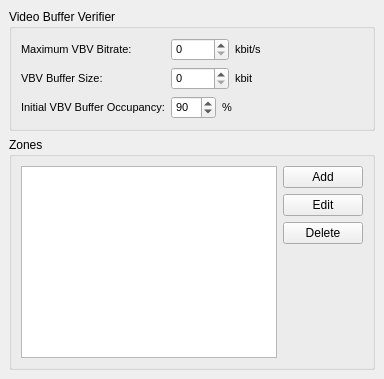
     <widget class="QWidget" name="tab_7" >
      <attribute name="title" >
       <string>Advanced</string>
      </attribute>
      <layout class="QVBoxLayout" >
       <property name="margin" >
        <number>9</number>
       </property>
       <property name="spacing" >
        <number>6</number>
       </property>
       <item>
        <widget class="QGroupBox" name="groupBox" >
         <property name="sizePolicy" >
          <sizepolicy>
           <hsizetype>5</hsizetype>
           <vsizetype>5</vsizetype>
           <horstretch>0</horstretch>
           <verstretch>0</verstretch>
          </sizepolicy>
         </property>
         <property name="title" >
          <string>Video Buffer Verifier</string>
         </property>
         <layout class="QVBoxLayout" >
          <property name="margin" >
           <number>9</number>
          </property>
          <property name="spacing" >
           <number>6</number>
          </property>
          <item>
           <layout class="QGridLayout" >
            <property name="margin" >
             <number>0</number>
            </property>
            <property name="spacing" >
             <number>6</number>
            </property>
            <item row="0" column="0" >
             <widget class="QLabel" name="label_9" >
              <property name="font" >
               <font>
                <family>MS Shell Dlg 2</family>
                <pointsize>8</pointsize>
                <weight>50</weight>
                <italic>false</italic>
                <bold>false</bold>
                <underline>false</underline>
                <strikeout>false</strikeout>
               </font>
              </property>
              <property name="text" >
               <string>Maximum VBV Bitrate:</string>
              </property>
             </widget>
            </item>
            <item row="2" column="0" >
             <widget class="QLabel" name="label_14" >
              <property name="font" >
               <font>
                <family>MS Shell Dlg 2</family>
                <pointsize>8</pointsize>
                <weight>50</weight>
                <italic>false</italic>
                <bold>false</bold>
                <underline>false</underline>
                <strikeout>false</strikeout>
               </font>
              </property>
              <property name="text" >
               <string>Initial VBV Buffer Occupancy:</string>
              </property>
             </widget>
            </item>
            <item row="1" column="1" >
             <layout class="QHBoxLayout" >
              <property name="margin" >
               <number>0</number>
              </property>
              <property name="spacing" >
               <number>6</number>
              </property>
              <item>
               <widget class="QSpinBox" name="vbvBufferSizeSpinBox" >
                <property name="font" >
                 <font>
                  <family>MS Shell Dlg 2</family>
                  <pointsize>8</pointsize>
                  <weight>50</weight>
                  <italic>false</italic>
                  <bold>false</bold>
                  <underline>false</underline>
                  <strikeout>false</strikeout>
                 </font>
                </property>
                <property name="maximum" >
                 <number>99999</number>
                </property>
               </widget>
              </item>
              <item>
               <widget class="QLabel" name="label_12" >
                <property name="font" >
                 <font>
                  <family>MS Shell Dlg 2</family>
                  <pointsize>8</pointsize>
                  <weight>50</weight>
                  <italic>false</italic>
                  <bold>false</bold>
                  <underline>false</underline>
                  <strikeout>false</strikeout>
                 </font>
                </property>
                <property name="text" >
                 <string>kbit</string>
                </property>
               </widget>
              </item>
              <item>
               <spacer>
                <property name="orientation" >
                 <enum>Qt::Horizontal</enum>
                </property>
                <property name="sizeHint" >
                 <size>
                  <width>40</width>
                  <height>20</height>
                 </size>
                </property>
               </spacer>
              </item>
             </layout>
            </item>
            <item row="2" column="1" >
             <layout class="QHBoxLayout" >
              <property name="margin" >
               <number>0</number>
              </property>
              <property name="spacing" >
               <number>6</number>
              </property>
              <item>
               <widget class="QSpinBox" name="vbvBufferOccupancySpinBox" >
                <property name="font" >
                 <font>
                  <family>MS Shell Dlg 2</family>
                  <pointsize>8</pointsize>
                  <weight>50</weight>
                  <italic>false</italic>
                  <bold>false</bold>
                  <underline>false</underline>
                  <strikeout>false</strikeout>
                 </font>
                </property>
                <property name="maximum" >
                 <number>100</number>
                </property>
                <property name="value" >
                 <number>90</number>
                </property>
               </widget>
              </item>
              <item>
               <widget class="QLabel" name="label_13" >
                <property name="font" >
                 <font>
                  <family>MS Shell Dlg 2</family>
                  <pointsize>8</pointsize>
                  <weight>50</weight>
                  <italic>false</italic>
                  <bold>false</bold>
                  <underline>false</underline>
                  <strikeout>false</strikeout>
                 </font>
                </property>
                <property name="text" >
                 <string>%</string>
                </property>
               </widget>
              </item>
              <item>
               <spacer>
                <property name="orientation" >
                 <enum>Qt::Horizontal</enum>
                </property>
                <property name="sizeHint" >
                 <size>
                  <width>40</width>
                  <height>20</height>
                 </size>
                </property>
               </spacer>
              </item>
             </layout>
            </item>
            <item row="0" column="1" >
             <layout class="QHBoxLayout" >
              <property name="margin" >
               <number>0</number>
              </property>
              <property name="spacing" >
               <number>6</number>
              </property>
              <item>
               <widget class="QSpinBox" name="vbvMaxBitrateSpinBox" >
                <property name="font" >
                 <font>
                  <family>MS Shell Dlg 2</family>
                  <pointsize>8</pointsize>
                  <weight>50</weight>
                  <italic>false</italic>
                  <bold>false</bold>
                  <underline>false</underline>
                  <strikeout>false</strikeout>
                 </font>
                </property>
                <property name="maximum" >
                 <number>99999</number>
                </property>
               </widget>
              </item>
              <item>
               <widget class="QLabel" name="label_10" >
                <property name="font" >
                 <font>
                  <family>MS Shell Dlg 2</family>
                  <pointsize>8</pointsize>
                  <weight>50</weight>
                  <italic>false</italic>
                  <bold>false</bold>
                  <underline>false</underline>
                  <strikeout>false</strikeout>
                 </font>
                </property>
                <property name="text" >
                 <string>kbit/s</string>
                </property>
               </widget>
              </item>
              <item>
               <spacer>
                <property name="orientation" >
                 <enum>Qt::Horizontal</enum>
                </property>
                <property name="sizeHint" >
                 <size>
                  <width>40</width>
                  <height>20</height>
                 </size>
                </property>
               </spacer>
              </item>
             </layout>
            </item>
            <item row="1" column="0" >
             <widget class="QLabel" name="label_11" >
              <property name="font" >
               <font>
                <family>MS Shell Dlg 2</family>
                <pointsize>8</pointsize>
                <weight>50</weight>
                <italic>false</italic>
                <bold>false</bold>
                <underline>false</underline>
                <strikeout>false</strikeout>
               </font>
              </property>
              <property name="text" >
               <string>VBV Buffer Size:</string>
              </property>
             </widget>
            </item>
           </layout>
          </item>
         </layout>
        </widget>
       </item>
       <item>
        <widget class="QGroupBox" name="groupBox_21" >
         <property name="title" >
          <string>Zones</string>
         </property>
         <layout class="QVBoxLayout" >
          <property name="margin" >
           <number>9</number>
          </property>
          <property name="spacing" >
           <number>6</number>
          </property>
          <item>
           <layout class="QHBoxLayout" >
            <property name="margin" >
             <number>0</number>
            </property>
            <property name="spacing" >
             <number>6</number>
            </property>
            <item>
             <widget class="QTableView" name="zoneTableView" >
              <property name="selectionMode" >
               <enum>QAbstractItemView::SingleSelection</enum>
              </property>
              <property name="selectionBehavior" >
               <enum>QAbstractItemView::SelectRows</enum>
              </property>
             </widget>
            </item>
            <item>
             <layout class="QVBoxLayout" >
              <property name="margin" >
               <number>0</number>
              </property>
              <property name="spacing" >
               <number>6</number>
              </property>
              <item>
               <widget class="QPushButton" name="zoneAddButton" >
                <property name="text" >
                 <string>Add</string>
                </property>
               </widget>
              </item>
              <item>
               <widget class="QPushButton" name="zoneEditButton" >
                <property name="text" >
                 <string>Edit</string>
                </property>
               </widget>
              </item>
              <item>
               <widget class="QPushButton" name="zoneDeleteButton" >
                <property name="text" >
                 <string>Delete</string>
                </property>
               </widget>
              </item>
              <item>
               <spacer>
                <property name="orientation" >
                 <enum>Qt::Vertical</enum>
                </property>
                <property name="sizeHint" >
                 <size>
                  <width>20</width>
                  <height>40</height>
                 </size>
                </property>
               </spacer>
              </item>
             </layout>
            </item>
           </layout>
          </item>
         </layout>
        </widget>
       </item>
      </layout>
     </widget>
